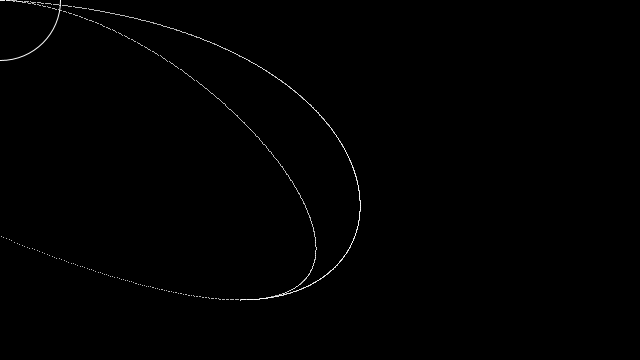
Frame 1 (no input)
Frame 60 (the mouse pressed at the canvas centre just before this capture): identical to frame 1, image omitted
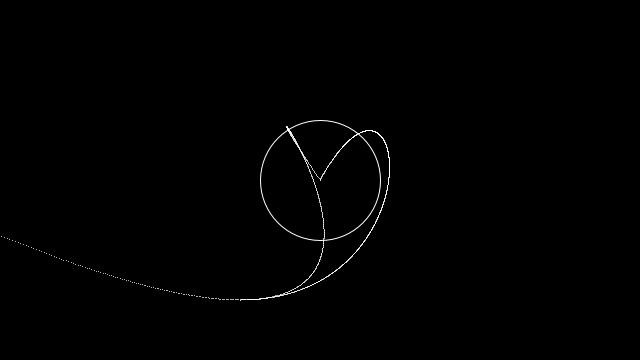
Frame 120 (the mouse held since frame 60 and released just before this capture)

The Processing sketch that drew these frames (run headless with seeded random() and noise(); from frame 60 on, the mouse is pressed at the canvas centre):

// Processing sketch: Bezier
// ── Bezier.pde
/**
 * Bezier. 
 * 
 * The first two parameters for the bezier() function specify the 
 * first point in the curve and the last two parameters specify 
 * the last point. The middle parameters set the control points
 * that define the shape of the curve. 
 */
float P_x;
float P_y;
float P_x1;
float P_y1;
float t;
float P1_x=410;
float P1_y=20;
float P2_x=440;
float P2_y=300;
float P3_x=240;
float P3_y=300;

void setup() {
  size(640, 360); 
  stroke(255);
  noFill();
}

void draw() {
  background(0);
  float P0_x=mouseX;
  float P0_y=mouseY;
  //for (int i = 0; i < 400; i += 20) {
    //bezier(mouseX-(i/2.0), 40+i, 410, 20, 440, 300, 240-(i/16.0), 300+(i/8.0));
  //  bezier(mouseX, mouseY, 410, 20, 440, 300, 240, 300);
  //}
  for (float t=0 ; t<1;t+=0.001){
  P_x=pow((1-t),3)*P0_x+3*t*pow(1-t,2)*P1_x+3*pow(t,2)*(1-t)*P2_x+pow(t,3)*P3_x;
  P_y=pow((1-t),3)*P0_y+3*t*pow(1-t,2)*P1_y+3*pow(t,2)*(1-t)*P2_y+pow(t,3)*P3_y;
  point(P_x,P_y);
  P_x1=pow((1-2*t),3)*P0_x+3*t*pow(1-2*t,2)*P1_x+3*pow(2*t,2)*(1-2*t)*P2_x+pow(2*t,3)*P3_x;
  P_y1=pow((1-2*t),3)*P0_y+3*t*pow(1-2*t,2)*P1_y+3*pow(2*t,2)*(1-2*t)*P2_y+pow(2*t,3)*P3_y;
  point(P_x1,P_y1);
  }
  ellipse(mouseX,mouseY,120,120);
 }
